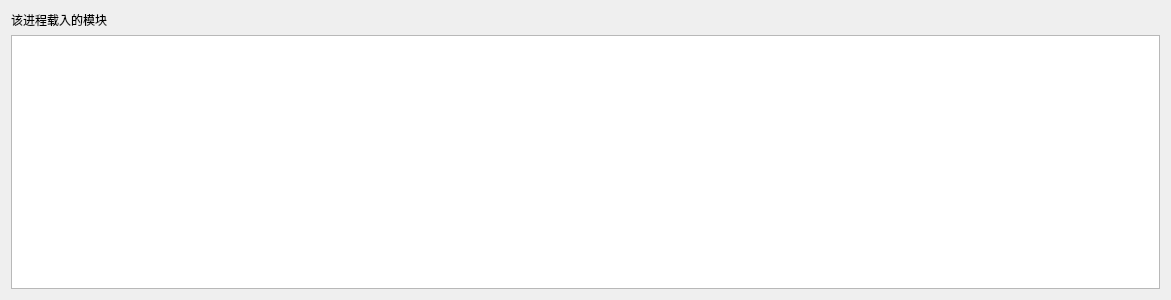
<?xml version="1.0" encoding="UTF-8"?>
<ui version="4.0">
 <class>Dialog_Module</class>
 <widget class="QDialog" name="Dialog_Module">
  <property name="geometry">
   <rect>
    <x>0</x>
    <y>0</y>
    <width>1171</width>
    <height>300</height>
   </rect>
  </property>
  <property name="windowTitle">
   <string>Dialog</string>
  </property>
  <layout class="QGridLayout" name="gridLayout">
   <item row="0" column="0">
    <layout class="QVBoxLayout" name="verticalLayout">
     <item>
      <widget class="QLabel" name="label">
       <property name="text">
        <string>该进程载入的模块</string>
       </property>
      </widget>
     </item>
     <item>
      <widget class="QTableView" name="tableView"/>
     </item>
    </layout>
   </item>
  </layout>
 </widget>
 <resources/>
 <connections/>
</ui>
